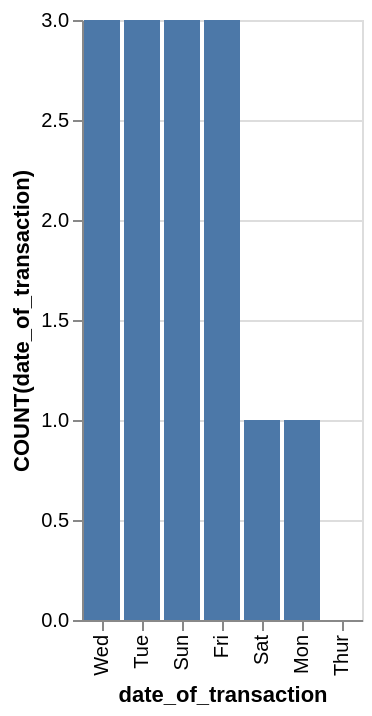

Specify this chart in Vega-Lite:
### Vega-Lite specification from a JSON file in a GitHub repository (floating-point values rounded to 4 significant figures)
{"data": {"values": [{"x_data": "Wed", "y_data": 3}, {"x_data": "Tue", "y_data": 3}, {"x_data": "Sun", "y_data": 3}, {"x_data": "Fri", "y_data": 3}, {"x_data": "Sat", "y_data": 1}, {"x_data": "Mon", "y_data": 1}, {"x_data": "Thur", "y_data": 0}]}, "mark": "bar", "encoding": {"x": {"field": "x_data", "type": "nominal", "title": "date_of_transaction", "sort": {"op": "sum", "field": "y_data", "order": "descending"}}, "y": {"field": "y_data", "type": "quantitative", "title": "COUNT(date_of_transaction)"}}}
